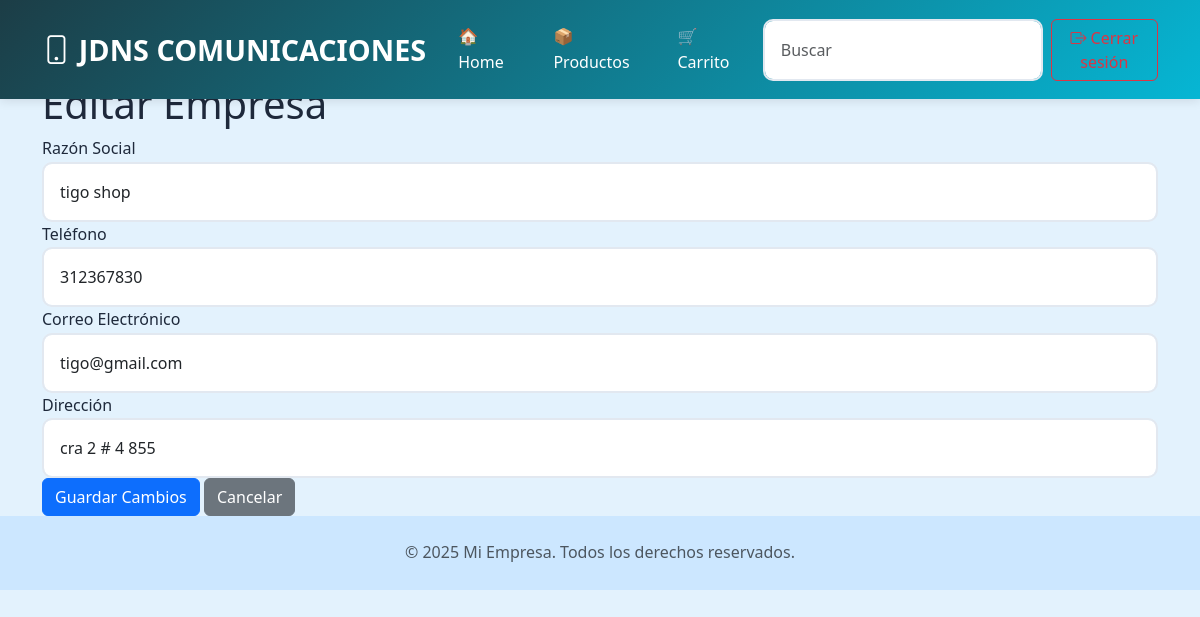
The page /empresas/editar/1 (signed in) on the database as committed earlier.
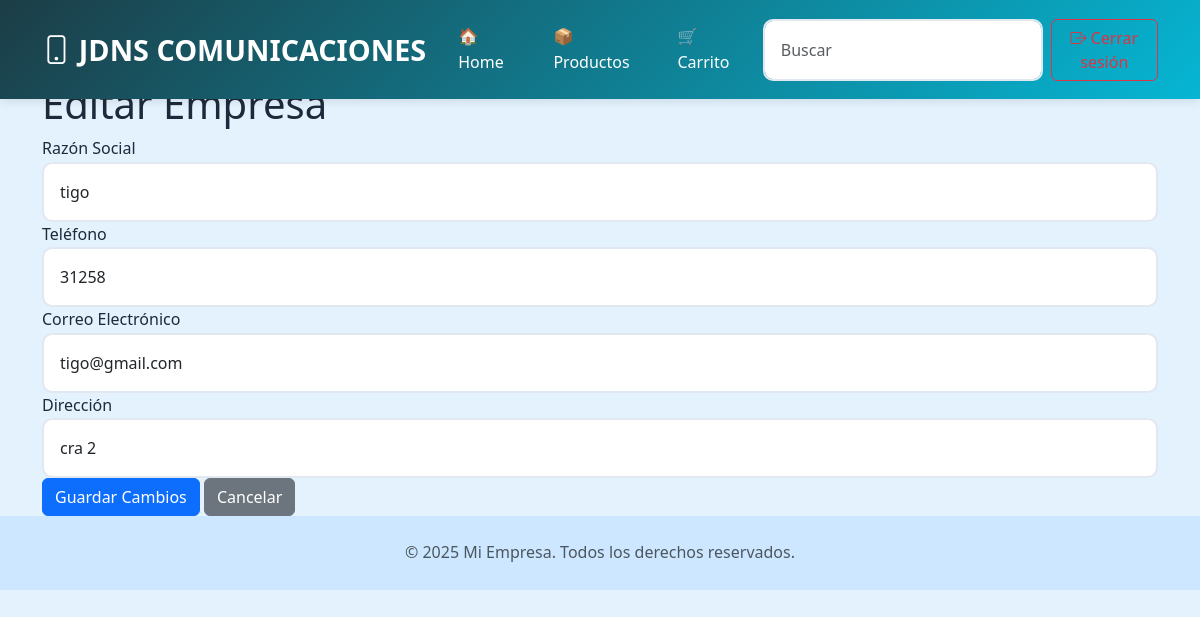
The same page on the database as committed later.
### app/models/users.py (models this page shows)
class Empresa(db.Model, UserMixin):
    __tablename__ = 'empresa'
    idempresa = db.Column(db.Integer, primary_key=True)
    razon_social = db.Column(db.String(100))
    telefono = db.Column(db.String(45))
    correo = db.Column(db.String(100))
    direccion = db.Column(db.String(100))

### app/routes/empresa.py (the view, shortened to what this page needs)
@bp.route('/editar/<int:id>', methods=['GET', 'POST'])
@login_required
def editar(id):
    if current_user.rol != 'admin':
        flash('No tienes permiso para editar empresas.', 'danger')
        return redirect(url_for('empresa.listar'))
    empresa = Empresa.query.get_or_404(id)
    return render_template('empresa_editar.html', empresa=empresa)

### app/models/users.py (called while the page is built)
    @property
    def is_authenticated(self):
        return True

### app/templates/empresa_editar.html (shortened to what this page needs)
{% extends "plantilla.html" %}
{% block content %}
<div class="container">
    <h1>Editar Empresa</h1>
    <form method="POST" action="{{ url_for('empresa.editar', id=empresa.idempresa) }}">
        <div class="form-group">
            <label for="razon_social">Razón Social</label>
            <input type="text" class="form-control" id="razon_social" name="razon_social" value="{{ empresa.razon_social }}" required>
        </div>
        <div class="form-group">
            <label for="telefono">Teléfono</label>
            <input type="text" class="form-control" id="telefono" name="telefono" value="{{ empresa.telefono }}" required>
        </div>
        <div class="form-group">
            <label for="correo">Correo Electrónico</label>
            <input type="email" class="form-control" id="correo" name="correo" value="{{ empresa.correo }}" required>
        </div>
        <div class="form-group">
            <label for="direccion">Dirección</label>
            <input type="text" class="form-control" id="direccion" name="direccion" value="{{ empresa.direccion }}" required>
        </div>
        <button type="submit" class="btn btn-primary">Guardar Cambios</button>
        <a href="{{ url_for('empresa.listar') }}" class="btn btn-secondary">Cancelar</a>
    </form>
</div>
{% endblock %}

Rows that differ between the two databases and show on the page:
changed Empresa "tigo@gmail.com": razon_social "tigo shop" → "tigo"; telefono "312367830" → "31258"; direccion "cra 2 # 4 855" → "cra 2"
